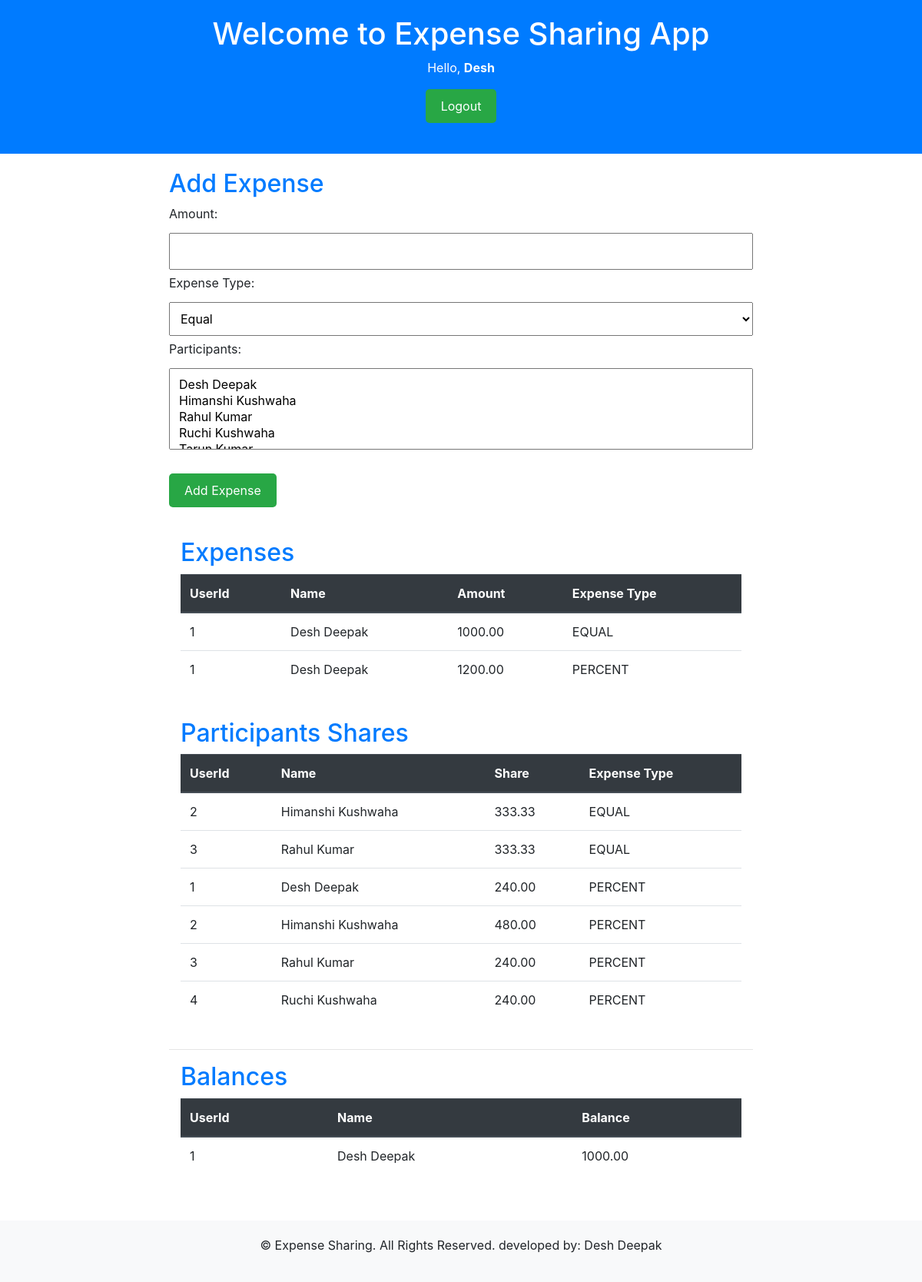
The page / (signed in) on the database as committed earlier.
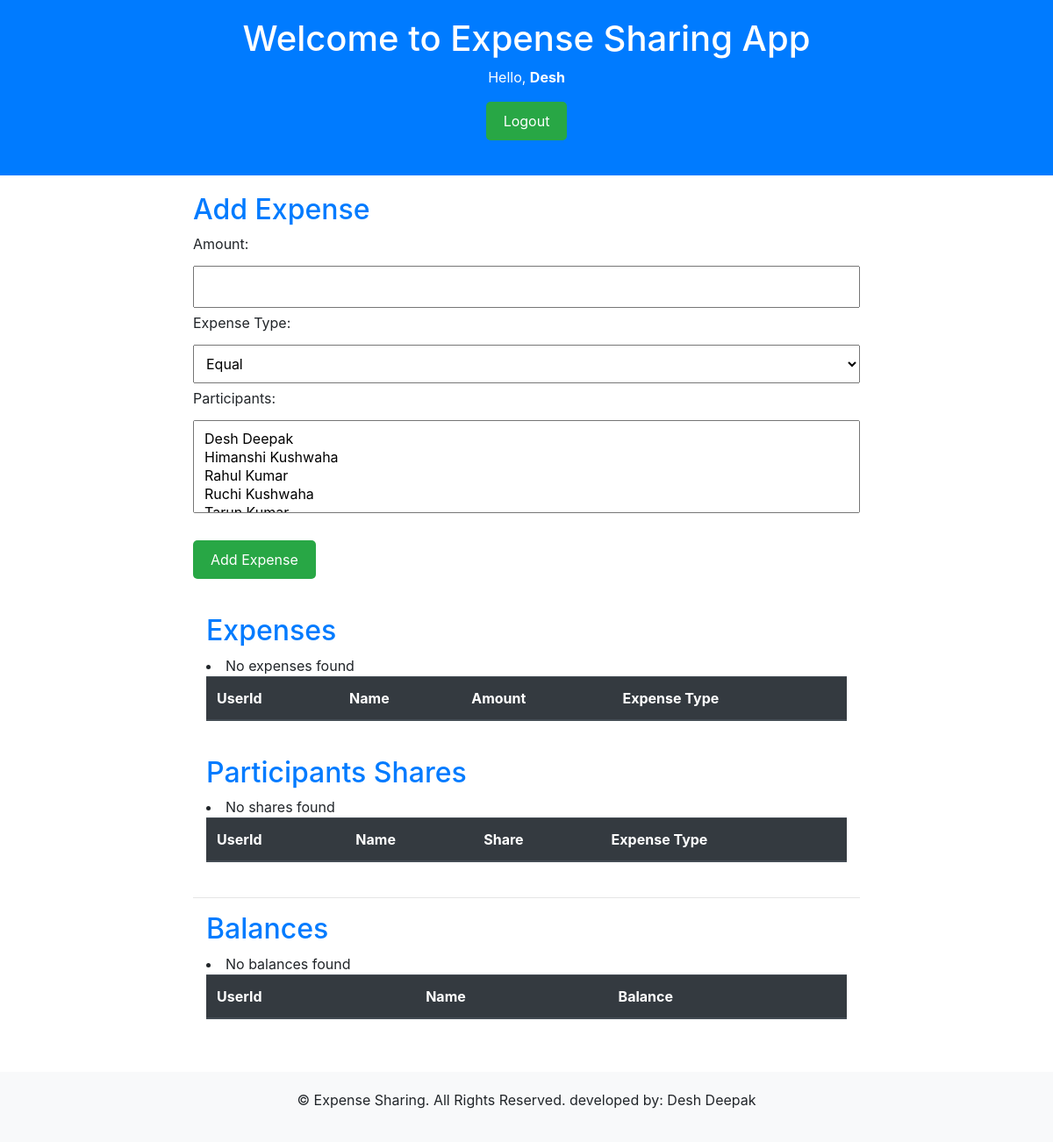
The same page on the database as committed later.
### core/models.py (models this page shows, shortened)
class UserProfile(AbstractBaseUser, PermissionsMixin):
    email = models.EmailField(verbose_name="email", max_length=60, unique=True)
    phone = models.CharField(max_length=20, default=None, null=True, unique=True)
    username = models.CharField(max_length=30, unique=True)
    date_joined = models.DateTimeField(verbose_name='date joined', default=timezone.now)
    last_login = models.DateTimeField(verbose_name='last login', auto_now=True)
    is_active = models.BooleanField(default=True)
    is_staff = models.BooleanField(default=False)
    first_name = models.CharField(max_length=100, null=True, blank=True)
    last_name = models.CharField(max_length=100, null=True, blank=True)
    profile_picture = models.ImageField(upload_to="profile_picture/", blank=True, null=True)
    is_verified = models.BooleanField(default=False)
    objects = MyAccountManager()
    USERNAME_FIELD = 'email'
    REQUIRED_FIELDS = ['username', 'phone']

class Expense(models.Model):
    EQUAL = 'EQUAL'
    EXACT = 'EXACT'
    PERCENT = 'PERCENT'
    EXPENSE_TYPES = [
        (EQUAL, 'Equal'),
        (EXACT, 'Exact'),
        (PERCENT, 'Percent'),
    ]
    user = models.ForeignKey(UserProfile, on_delete=models.CASCADE, related_name='expenses_paid')
    amount = models.DecimalField(max_digits=10, decimal_places=2)
    expense_type = models.CharField(max_length=20, choices=EXPENSE_TYPES)
    participants = models.ManyToManyField(UserProfile, through='ExpenseSplit', related_name='expenses_participated')
    timestamp = models.DateTimeField(auto_now_add=True)

class ExpenseSplit(models.Model):
    expense = models.ForeignKey(Expense, on_delete=models.CASCADE, related_name='expense_splits')
    user = models.ForeignKey(UserProfile, on_delete=models.CASCADE)
    amount_owed = models.DecimalField(max_digits=10, decimal_places=2)

class Balance(models.Model):
    user = models.ForeignKey(UserProfile, on_delete=models.CASCADE, related_name='balance_owner')
    amount = models.DecimalField(max_digits=10, decimal_places=2)

### core/views.py (the view)
# urls.py: path('', views.index, name='home'),
@login_required(login_url='/login/')
def index(request):
    all_users = UserProfile.objects.filter(is_active=True)
    user_expenses = Expense.objects.filter(user=request.user)
    user_balances = Balance.objects.filter(user=request.user)
    user_share    = ExpenseSplit.objects.filter(expense__in=user_expenses)
    return render(request, 'index.html', {'all_users':all_users, 'user_expenses': user_expenses, 'user_balances': user_balances, 'user_share':user_share})

### templates/index.html (shortened to what this page needs)
{% extends 'base.html' %}
{% block content %}
        <section>
            <h2>Add Expense</h2>
            <form action="{% url 'add_expense' %}" method="post">
                <label for="amount">Amount:</label>
                <input type="text" name="amount" id="amount" required>
                <br>
                <label for="expense_type">Expense Type:</label>
                <select name="expense_type" id="expense_type" onchange="handleExpenseTypeChange()" required>
                    <option value="EQUAL">Equal</option>
                </select>
                <br>
                <div id="participantsDropdown" style="display: none;">
                    <label for="participants">Participants:</label><br>
                    <select name="participants" id="participants" multiple>
                        {% for user in all_users %}
                            <option value="{{ user.id }}">{{ user.first_name }} {{ user.last_name }}</option>
                        {% endfor %}
                    </select>
                </div>
                <br>
                <button type="submit">Add Expense</button>
            </form>
        </section>
        <section class="container">
            <h2>Expenses</h2>
            <table class="table">
                <thead class="thead-dark">
                    <tr>
                        <th scope="col">UserId</th>
                        <th scope="col">Name</th>
                        <th scope="col">Amount</th>
                        <th scope="col">Expense Type</th>
                    </tr>
                </thead>
                <tbody>
                    {% for expense in user_expenses %}
                        <tr>
                            <td>{{expense.user.id}}</td>
                            <td>{{ expense.user.first_name }} {{ expense.user.last_name }}</td>
                            <td>{{ expense.amount }}</td>
                            <td>{{ expense.expense_type }}</td>
                        </tr>
                        {% empty %}
                        <li>No expenses found</li>
                    {% endfor %}
                </tbody>
            </table>
        </section>
        <section class="container">
            <h2>Participants Shares</h2>
            <table class="table">
                <thead class="thead-dark">
                    <tr>
                        <th scope="col">UserId</th>
                        <th scope="col">Name</th>
                        <th scope="col">Share</th>
                        <th scope="col">Expense Type</th>
                    </tr>
                </thead>
                <tbody>
                    {% for user_share in user_share %}
                        <tr>
                            <td>{{user_share.user.id}}</td>
                            <td>{{ user_share.user.first_name }} {{ user_share.user.last_name }}</td>
                            <td>{{ user_share.amount_owed }}</td>
                            <td>{{ user_share.expense.expense_type }}</td>
                        </tr>
                        {% empty %}
                        <li>No shares found</li>
                    {% endfor %}
                </tbody>
            </table>
        </section>
        <hr>
        <section class="container">
            <h2>Balances</h2>
            <table class="table">
                <thead class="thead-dark">
                    <tr>
                        <th scope="col">UserId</th>
                        <th scope="col">Name</th>
                        <th scope="col">Balance</th>
                    </tr>
                </thead>
                <tbody>
                    {% for balance in user_balances %}
                        {% if balance.amount != 0 %}
                        <tr>
                            <td>{{balance.user.id}}</td>
                            <td>{{ balance.user.first_name }} {{ balance.user.last_name }}</td>
                            <td>{{ balance.amount }}</td>
                        </tr>
                        {% endif %}
                        {% empty %}
                        <li>No balances found</li>
                    {% endfor %}
                </tbody>
            </table>
        </section>
{% endblock %}

### templates/base.html (shortened to what this page needs)
<!DOCTYPE html>
<html lang="en">
    {% load static %}
<head>
    <link rel="stylesheet" href="https://cdn.jsdelivr.net/npm/bootstrap@4.6.2/dist/css/bootstrap.min.css">
    <link rel="stylesheet" href="{% static 'style.css' %}">
</head>
<body>
    <header>
        <h1>Welcome to Expense Sharing App</h1>
        {% if user.is_authenticated %}
            <p>Hello, <strong>{{ user.first_name|title }}</strong></p>
            <form action="{% url 'logout' %}" method="post">
                <button type="submit">Logout</button>
            </form>
        {% else %}
            <div class="login-register">
                <a href="{% url 'login' %}">Login</a>
                <a href="{% url 'register' %}">Register</a>
            </div>
        {% endif %}
    </header>
    <main>
    {% block content %}
    {% endblock %}
    </main>
    <footer>
        <p>© Expense Sharing. All Rights Reserved. <span>developed by: Desh Deepak</span></p>
    </footer>
</body>
</html>

### expense_sharing/static/style.css (style rules this page uses)
header { background-color: #007bff; color: white; padding: 20px; text-align: center; }
main { max-width: 800px; margin: 0 auto; padding: 20px; }
form { margin-bottom: 20px; }
input[type="text"], select { width: 100%; padding: 10px; margin: 5px 0; box-sizing: border-box; }
button[type="submit"] { background-color: #28a745; color: white; padding: 10px 20px; border: none; border-radius: 5px; cursor: pointer; }
section { margin-bottom: 40px; }
h2 { color: #007bff; }
footer { background-color: #f8f9fa; padding: 20px; text-align: center; }

Rows that differ between the two databases and show on the page:
removed Expense: user.id "1", user.first_name "Desh", user.last_name "Deepak", amount "1000.00", expense_type "EQUAL"
removed Expense: user.id "1", user.first_name "Desh", user.last_name "Deepak", amount "1200.00", expense_type "PERCENT"
removed ExpenseSplit: user.id "2", user.first_name "Himanshi", user.last_name "Kushwaha", amount_owed "333.33", expense.expense_type "EQUAL"
removed ExpenseSplit: user.id "3", user.first_name "Rahul", user.last_name "Kumar", amount_owed "333.33", expense.expense_type "EQUAL"
removed ExpenseSplit: user.id "1", user.first_name "Desh", user.last_name "Deepak", amount_owed "240.00", expense.expense_type "PERCENT"
removed ExpenseSplit: user.id "2", user.first_name "Himanshi", user.last_name "Kushwaha", amount_owed "480.00", expense.expense_type "PERCENT"
removed ExpenseSplit: user.id "3", user.first_name "Rahul", user.last_name "Kumar", amount_owed "240.00", expense.expense_type "PERCENT"
removed ExpenseSplit: user.id "4", user.first_name "Ruchi", user.last_name "Kushwaha", amount_owed "240.00", expense.expense_type "PERCENT"
removed Balance: user.id "1", user.first_name "Desh", user.last_name "Deepak", amount "1000.00"
Other text that changed with them:
text now shown: "No expenses found No shares found No balances found"
